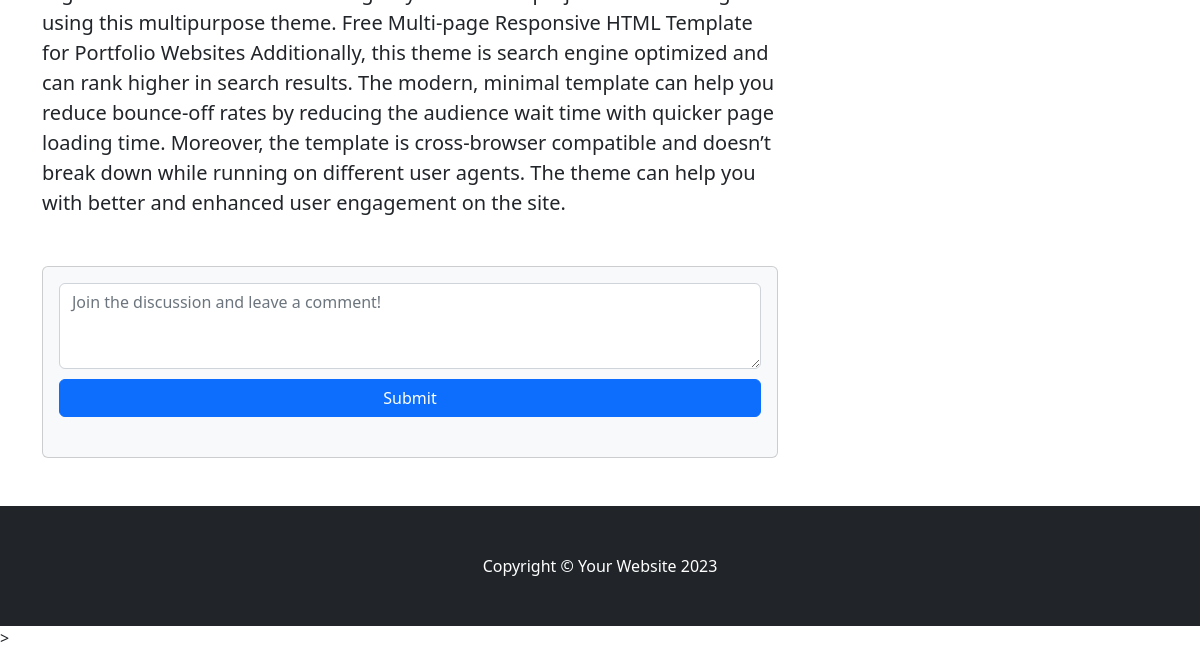
Page /read-detail/free-multi-page-responsive-HTML-template-for-portf/ (lower part) on the earlier database version.
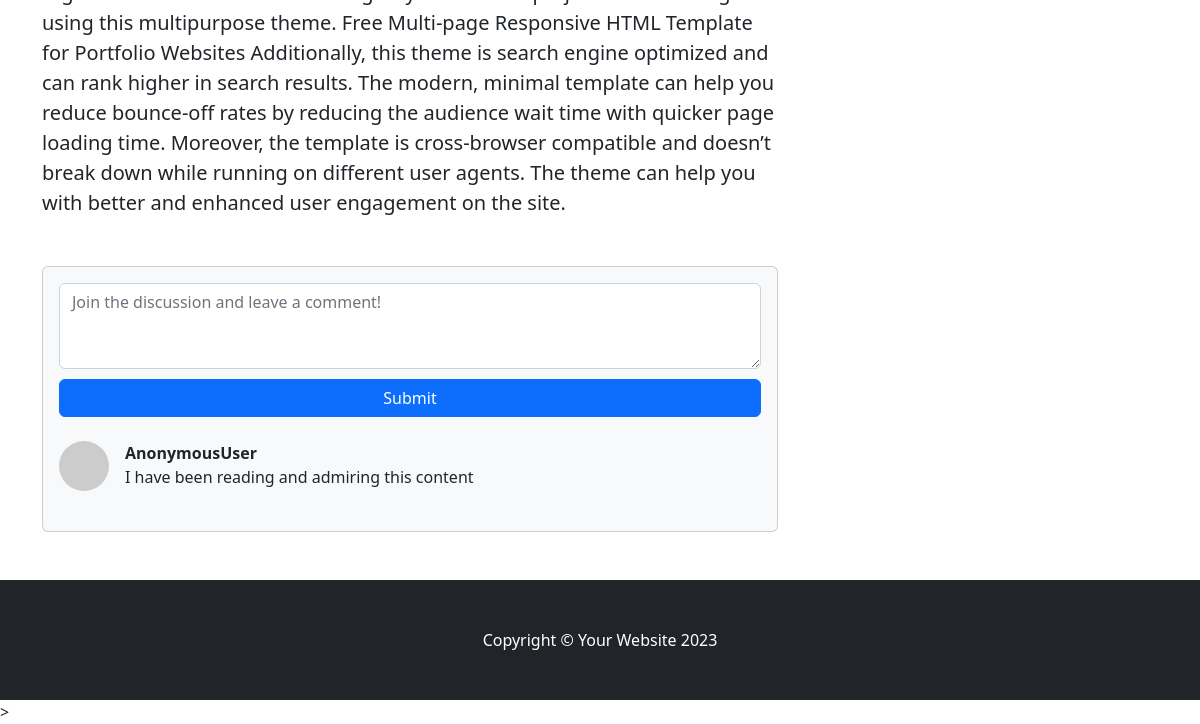
Same page on the later database version.
### blockApp/models.py (models this page shows, shortened)
class Comment(models.Model):
    post = models.ForeignKey(Post, on_delete=models.CASCADE)
    body = models.TextField()

### blockApp/views.py (the view)
# urls.py: path('read-detail/<str:slug>/', views.read_detail, name='read-detail'),
def read_detail(request, slug):
    post = Post.objects.get(slug=slug)
    comments = post.comment_set.all()
    form = CommentForm()
    new_comment = None
    if request.method == "POST":
        form = CommentForm(request.POST)
        new_comment = form.save(commit=False)
        new_comment.post = post
        new_comment.save()
        return HttpResponseRedirect(reverse("read-detail", kwargs={"slug": slug }))
    context_d = {'post': post, 'comments':comments, 'form':form}
    return render(request, 'blog-app/post-detail.html', context_d)

### blockApp/forms.py
class CommentForm(forms.ModelForm):
    body = forms.CharField(
        max_length=500,
        widget=forms.Textarea(attrs={'class': 'form-control', "rows": 3, "placeholder": "Join the discussion and leave a comment!"})
    )
    class Meta:
        model = Comment
        fields = ['body',]

### blockApp/templates/blog-app/post-detail.html (shortened to what this page needs)
{% extends "blog-app/base.html" %}
{% load static %}
    {% block content %}
        <div class="container mt-5">
            <div class="row">
                <div class="col-lg-8">
                    <article>
                        <section class="mb-5">
                            <p class="fs-5 mb-4">
                            </p>
                        </section>
                    </article>
                    <section class="mb-5">
                        <div class="card bg-light">
                            <div class="card-body">
                                <form class="mb-4" method="POST">
                                    {{ form.body }}
                                    <button class="btn btn-primary" type="submit" value="submit" style="width: 100%; margin-top: 10px;" align="center">Submit</button>
                                </form>
                                {% for comment in comments  %}
                                <div class="d-flex mb-4">
                                        <div class="flex-shrink-0"><img class="rounded-circle" src="https://dummyimage.com/50x50/ced4da/6c757d.jpg" alt="..." /></div>
                                        <div class="ms-3">
                                            <div class="fw-bold">{{ request.user }} </div>
                                            {{ comment.body }}
                                        </div>
                                </div>
                                {% endfor %}
                            </div>
                        </div>
                    </section>
                </div>
                <div class="col-lg-4">
                </div>
            </div>
        </div>
    {% endblock content %}

Differences in the rows shown:
added Comment: user "AnonymousUser", body "I have been reading and admiring this content"
